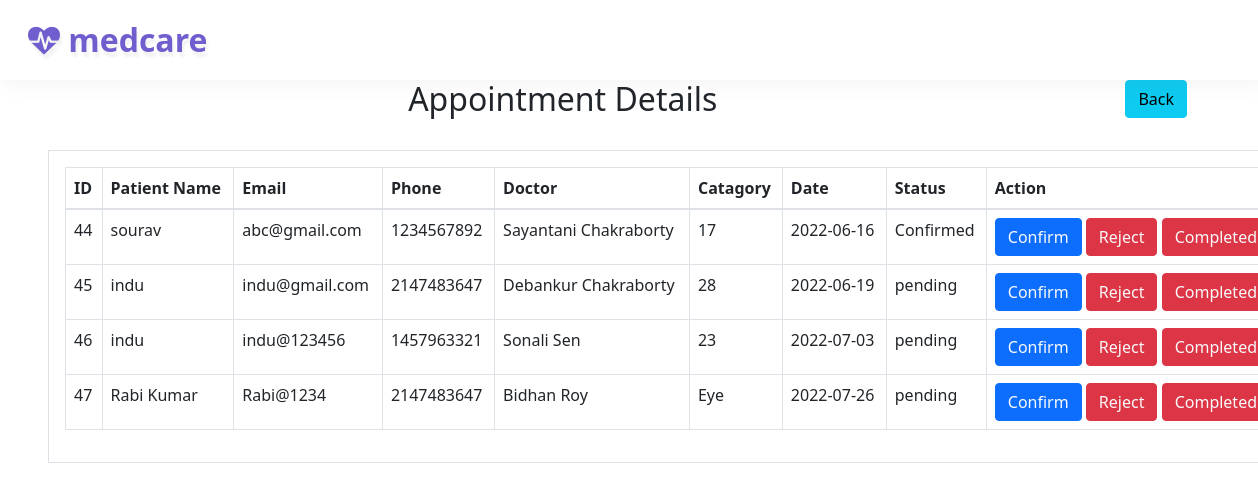
Screenshot of /show_re_admin.php with the database file from the repository.
### tables this page shows
CREATE TABLE `reservation` (
  `r_id` int(11) NOT NULL,
  `p_name` varchar(255) NOT NULL,
  `email` varchar(255) NOT NULL,
  `phone` int(50) NOT NULL,
  `catagory` varchar(255) NOT NULL,
  `doctor` varchar(255) NOT NULL,
  `date` date NOT NULL,
  `status` varchar(100) NOT NULL COMMENT 'pending'
);

### show_re_admin.php (the view, shortened to what this page needs)
<?php include 'includes/dummy-header.php'; ?>
<!DOCTYPE html>
<html lang="en">
<head>
    <link rel="stylesheet" href="./css/bootstrap.min.css">
    <link rel="stylesheet" href="./css/font-awasome.css">
</head>
<body>
<div class="container">
    <a href="admin_dashboard.php" class="btn btn-info" style="float:right;">Back</a>
</div>
<?php
                    $con =new  mysqli("localhost","root","","project");
                    if(!$con){echo "database is not connected";}
                   else{
                            $query = "SELECT `r_id`, `p_name`, `email`, `phone`, `doctor`,`catagory`,`date`,`status` FROM `reservation`;";
                            $query_run = mysqli_query($con,$query);
                   ?>
<div class="text-center">
<h2> Appointment Details </h2>
</div>
<br>
                                    <div class="table-responsive table-bordered p-3 ml-5" id="my-form">
                                        <table class="table p-2">
                                            <thead>
                                                <tr>
                                                    <th scope="col" >ID </th>
                                                    <th scope="col" >Patient Name </th>
                                                    <th scope="col" >Email </th>
                                                    <th scope="col" >Phone </th>
                                                    <th scope="col" >Doctor </th>
                                                    <th scope="col" >Catagory </th>
                                                    <th scope="col" >Date </th>
                                                    <th scope="col" >Status </th>
                                                    <th scope="col" >Action </th>
                                                </tr>
                                            </thead>
                                            <tbody>
                                            <?php
                                                if(mysqli_num_rows($query_run)>0){
                                                    while($row = mysqli_fetch_array($query_run)){
                                                        $id = $row['r_id'];
                                                        $p_name=$row['p_name'];
                                                        $email=$row['email'];
                                                        $phone=$row['phone'];
                                                        $doctor=$row['doctor'];
                                                        $name=$row['catagory'];
                                                        $date=$row['date'];
                                                        $status = $row['status'];
                                                        echo '
        <tr>
                    <td>'.$id.'</td>
                    <td>'.$p_name.'</td>
                    <td>'.$email.'</td>
                    <td>'.$phone.'</td>
                    <td>'.$doctor.'</td>
                    <td>'.$name.'</td>
                    <td>'.$date.'</td>
                    <td>'.$status.'</td>
                    <td>
                    <a href="accept1.php?acceptid='.$id.'" class="btn btn-primary text-light" name="confirm" id="myBtn">Confirm</a>
                     <a href="reject.php?rejectid='.$id.'" class="text-light btn btn-danger" name="reject"  >Reject</a>
                    <a href="complete.php?completeid='.$id.'" class="text-light btn btn-danger" id="completed" name="completed"  >Completed</a>
                    </td>
                </tr>
        ';
                                            ?>
                                                    <?php
                                                    }
                                                    }
                                                    else{
                                                        ?>
                                                        <!-- <tr>
                                                            <td colspan="7">No data found</td>
                                                        </tr> -->
                                                        <?php
                                                    }
                                                    ?>
                                                    </tbody>
                                        </table>
                                    </div>
                                    <?php
                                                }
                                    ?>
</body>
</html>

### css/style.css (style rules this page uses)
body { padding: 0; margin: 0; background: #FFF; font-family: 'Poppins', sans-serif; }
body button, .btn, body a { transition: 0.5s all; -webkit-transition: 0.5s all; -moz-transition: 0.5s all; -o-transition: 0.5s all; -ms-transition: 0.5s all; }
html { scroll-behavior: smooth; }
h1, h2, h3, h4, h5, h6 { margin: 0; padding: 0; }

### rows the page displays
reservation: r_id "44", p_name "sourav", email "abc@gmail.com", phone "1234567892", doctor "Sayantani Chakraborty", catagory "17", date "2022-06-16", status "Confirmed"
reservation: r_id "45", p_name "indu", email "indu@gmail.com", phone "2147483647", doctor "Debankur Chakraborty", catagory "28", date "2022-06-19", status "pending"
reservation: r_id "46", p_name "indu", email "indu@123456", phone "1457963321", doctor "Sonali Sen", catagory "23", date "2022-07-03", status "pending"
reservation: r_id "47", p_name "Rabi Kumar", email "Rabi@1234", phone "2147483647", doctor "Bidhan Roy", catagory "Eye", date "2022-07-26", status "pending"
